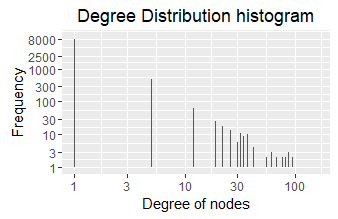

Generate this figure with R:
#Author: Kushal Hebbar
#Purpose: To plot a degree distribution histogram
#Date: 5th October, 2018

rm(list = ls())

library("igraph")
library("ggplot2")

G <- graph.data.frame(final)

degrees <- degree(G)
degree.frequency <- as.data.frame(table(degrees))

degree.frequency[,1] <- as.numeric(degree.frequency[,1])

ggplot(degree.frequency, aes(x = degrees, y = Freq)) +
  geom_bar(stat = "identity") +
  scale_x_continuous("Degree of nodes",
                     breaks = c(1, 3, 10, 30, 100, 300),
                     trans = "log10") +
  scale_y_continuous("Frequency",
                     breaks = c(1, 3, 10, 30, 100, 300, 1000, 2500, 8000),
                     trans = "log10") +
  ggtitle("Degree Distribution histogram")
